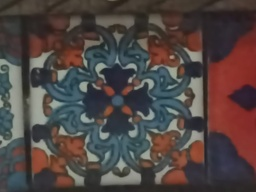
#> input picture src/img_data/flash_ambient/3_ambient.jpeg, 256 x 192 px, shrunk from 1156 x 868 before the run
$ python flash_no_flash.py
#> lines starting #> are read from the running program, lines starting #| are printed output that depends on the picture; after the words box and inside, x2 and y2 are one past the last pixel; in counts of white or black regions, pixels touching at a corner belong together
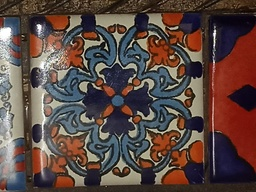
#> input picture src/img_data/flash_ambient/3_flash.jpeg, 256 x 192 px, shrunk from 1156 x 868 before the run
import cv2
import numpy as np

def bilateral_filter(image, sigma_d=1, sigma_r=0.1):
    """
    Applies a bilateral filter to an image.

    Parameters:
        image (numpy array): Input image.
        sigma_d (float): Spatial sigma (controls the range of spatial smoothing).
        sigma_r (float): Range sigma (controls the range of intensity smoothing).

    Returns:
        numpy array: Filtered image.
    """
    return cv2.bilateralFilter(image, d=-1, sigmaColor=sigma_r * 255, sigmaSpace=sigma_d)

def joint_bilateral_filter(ambient, flash, sigma_d=15, sigma_r=0.1):
    """
    Applies a joint bilateral filter using the flash image as a guide.

    Parameters:
        ambient (numpy array): Ambient image (to be filtered).
        flash (numpy array): Flash image (used as a guide).
        sigma_d (float): Spatial sigma (controls the range of spatial smoothing).
        sigma_r (float): Range sigma (controls the range of intensity smoothing).

    Returns:
        numpy array: Filtered ambient image.
    """
#> called with sigma_d = 10, sigma_r = 0.2
    import cv2.ximgproc  # Ensure opencv-contrib-python is installed

    ambient_uint8 = ambient.astype(np.uint8)
#> ambient_uint8 is the input picture: shape (192, 256, 3); mean B, G, R 66.8, 69.2, 80.3
    flash_uint8 = flash.astype(np.uint8)
#> flash_uint8 is the input picture: shape (192, 256, 3); mean B, G, R 66, 71.7, 91.1

    filtered = np.zeros_like(ambient_uint8)

    for i in range(3):  # Process each channel (BGR)
        filtered[..., i] = cv2.ximgproc.jointBilateralFilter(
            joint=flash_uint8[..., i],    # Guide image (flash)
            src=ambient_uint8[..., i],    # Image to be filtered (ambient)
            d=-1,
            sigmaColor=sigma_r * 255,
            sigmaSpace=sigma_d
        )

    return filtered.astype(np.float32)

def compute_detail_layer(flash, sigma_d=10, sigma_r=0.7, epsilon=0.5):
    """
    Computes the detail layer of the flash image.

    Parameters:
        flash (numpy array): Flash image.
        sigma_d (float): Spatial sigma for the bilateral filter.
        sigma_r (float): Range sigma for the bilateral filter.
        epsilon (float): Small constant to avoid division by zero.

    Returns:
        numpy array: Detail layer.
    """
#> called with sigma_d = 30, sigma_r = 0.9, epsilon = 0.01
    base = bilateral_filter(flash, sigma_d, sigma_r)
    detail = (flash + epsilon) / (base + epsilon)
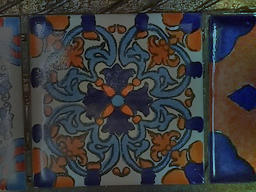
#> detail: shape (192, 256, 3) float32; mean B, G, R 0.958, 0.96, 0.968; drawn with min black and max white
    return detail

def apply_masked_merge(a, b, mask):
    """
    Merges two images using a mask.

    Parameters:
        a (numpy array): First image.
        b (numpy array): Second image.
        mask (numpy array): Mask to control blending.

    Returns:
        numpy array: Merged image.
    """
    return (1 - mask) * a + mask * b

def detect_flash_shadows(flash_lin, ambient_lin, tau=0.09):
    """
    Detects shadows caused by the flash.

    Parameters:
        flash_lin (numpy array): Flash image (linearized).
        ambient_lin (numpy array): Ambient image (linearized).
        tau (float): Threshold for shadow detection.

    Returns:
        numpy array: Shadow mask.
    """
    diff = flash_lin - ambient_lin
    shadow_mask = np.all(diff < tau, axis=2).astype(np.float32)
    return cv2.dilate(shadow_mask, None)

def detect_flash_specularities(flash_lin, threshold=0.95):
    """
    Detects specular highlights caused by the flash.

    Parameters:
        flash_lin (numpy array): Flash image (linearized).
        threshold (float): Threshold for specular highlight detection.

    Returns:
        numpy array: Specular highlight mask.
    """
#> called with threshold = 0.95
    luminance = 0.2126 * flash_lin[..., 2] + 0.7152 * flash_lin[..., 1] + 0.0722 * flash_lin[..., 0]
    specular_mask = (luminance >= threshold).astype(np.float32)
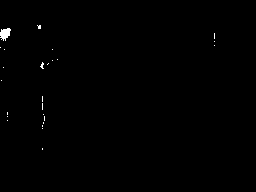
#> specular_mask: shape (192, 256) float32; values 0 (black) and 1 (white), 0.35% white; 25 white regions (24 under 20 px), largest, box (x1, y1, x2, y2) and area: (0, 28, 11, 41) 95
    return cv2.dilate(specular_mask, None)
#> returned value: shape (192, 256) float32; values 0 (black) and 1 (white), 0.98% white; 18 white regions (11 under 20 px), largest, box (x1, y1, x2, y2) and area: (0, 27, 12, 42) 145, (41, 113, 46, 130) 54, (41, 95, 44, 111) 48

def white_balance_by_ambient_color(ambient_lin, ambient_color):
    """
    Applies white balance to the ambient image using the ambient color.

    Parameters:
        ambient_lin (numpy array): Ambient image (linearized).
        ambient_color (numpy array): Ambient color.

    Returns:
        numpy array: White-balanced image.
    """
    wb_image = ambient_lin / (ambient_color[None, None, :] + 1e-6)
    return np.clip(wb_image, 0, 1)

def enhance_ambient_with_flash(ambient, flash):
    """
    Enhances the ambient image using the flash image.

    Parameters:
        ambient (numpy array): Ambient image.
        flash (numpy array): Flash image.

    Returns:
        numpy array: Enhanced ambient image.
    """
    ambient_lin = ambient.astype(np.float32) / 255
    flash_lin = flash.astype(np.float32) / 255

    # Compute ambient color and denoise
    denoised_ambient = joint_bilateral_filter(ambient, flash, sigma_d=10, sigma_r=0.2)

    # Compute detail layer
    detail_layer = compute_detail_layer(flash, sigma_d=30, sigma_r=0.9, epsilon=0.01)

    # Detect shadows and specular highlights
    specular_mask = detect_flash_specularities(flash_lin, threshold=0.95)
    mask = detect_flash_shadows(flash_lin, ambient_lin, tau=0.01)
#> in detect_flash_shadows, `diff = flash_lin - ambient_lin`:
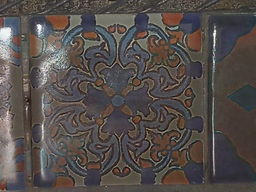
#> diff: shape (192, 256, 3) float32; mean B, G, R -0.0031, 0.00979, 0.0424; drawn with min black and max white
#> in detect_flash_shadows, `shadow_mask = np.all(diff < tau, axis=2).astype(np.float32)`: shadow_mask: shape (192, 256) float32; values 0 (black) and 1 (white), 43.1% white; 280 white regions (263 under 20 px), largest, box (x1, y1, x2, y2) and area: (0, 0, 256, 192) 19659, (190, 18, 205, 34) 110, (158, 109, 166, 124) 60
#> in detect_flash_shadows, `return cv2.dilate(shadow_mask, None)`: returned value: shape (192, 256) float32; values 0 (black) and 1 (white), 72.1% white; 234 black regions (166 under 20 px), largest, box (x1, y1, x2, y2) and area: (0, 16, 96, 192) 7754, (99, 172, 140, 192) 389, (96, 13, 135, 28) 368

    # Combine shadow and specular masks
    full_mask = np.clip(mask + specular_mask, 0, 1)
#> full_mask: shape (192, 256) float32; values 0 (black) and 1 (white), 73% white; 237 black regions (169 under 20 px), largest, box (x1, y1, x2, y2) and area: (0, 16, 96, 192) 6240, (35, 116, 83, 180) 1094, (99, 172, 140, 192) 389
    full_mask = cv2.GaussianBlur(full_mask, (5, 5), 5)
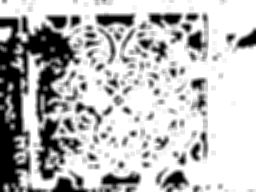
#> full_mask: shape (192, 256) float32; min 0, max 1, mean 0.73
    full_mask = np.repeat(full_mask[..., np.newaxis], 3, axis=2)
#> full_mask: shape (192, 256, 3) float32

    # Final merge
    transferred = denoised_ambient * detail_layer
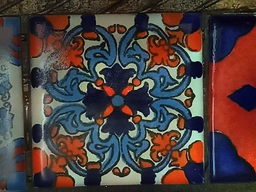
#> transferred: shape (192, 256, 3) float32; mean B, G, R 68.5, 70.9, 85.9; drawn with min black and max white
    final_image = apply_masked_merge(transferred, denoised_ambient, full_mask)
#> in apply_masked_merge, `return (1 - mask) * a + mask * b`:
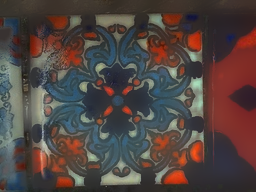
#> returned value: shape (192, 256, 3) float32; mean of channels 0, 1, 2 68.7, 72, 85.4; drawn with min black and max white

    return np.clip(final_image, 0, 255).astype(np.uint8)

# Load images
ambient = cv2.imread('img_data/flash_ambient/3_ambient.jpeg').astype(np.float32)
flash = cv2.imread('img_data/flash_ambient/3_flash.jpeg').astype(np.float32)

# Resize if not aligned
ambient = cv2.resize(ambient, (flash.shape[1], flash.shape[0]))

# Enhance ambient image
enhanced = enhance_ambient_with_flash(ambient, flash)

# Display and save the result
cv2.imshow('Enhanced Image', enhanced)
cv2.waitKey(0)
cv2.destroyAllWindows()

cv2.imwrite('enhanced_image.png', enhanced)
print("Enhanced image saved as 'enhanced_image.png'.")
